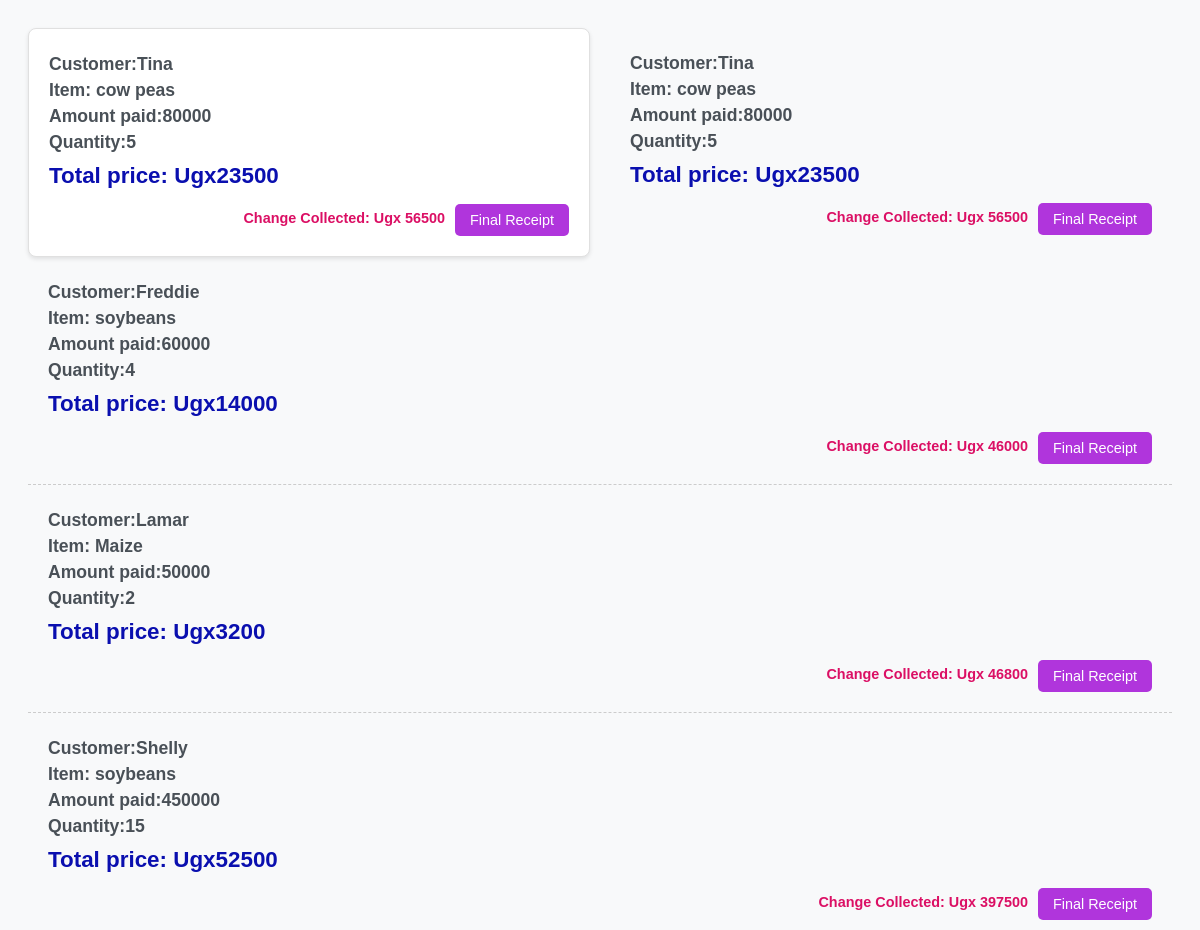
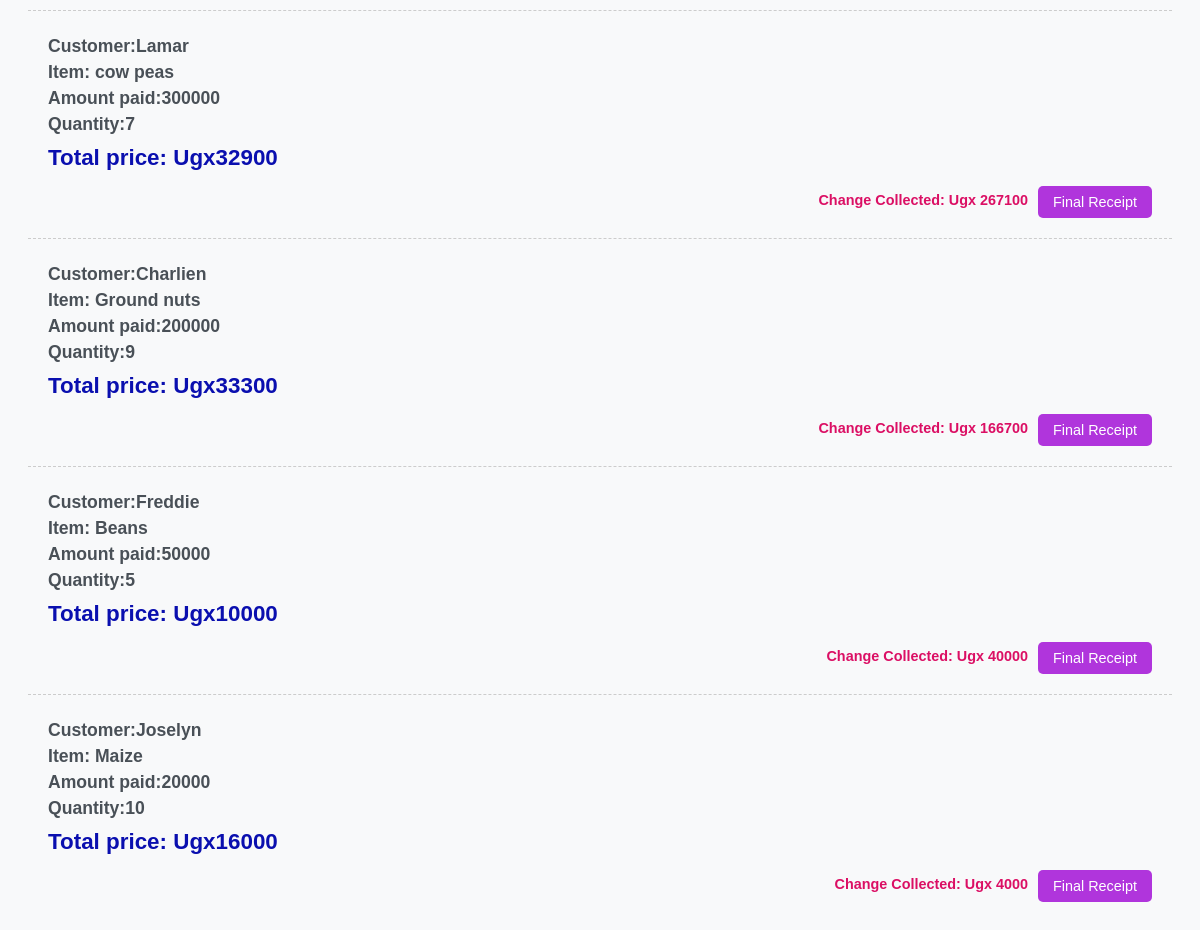
/receipt/, run on an earlier commit of the app's database (2 pictures, top to bottom).
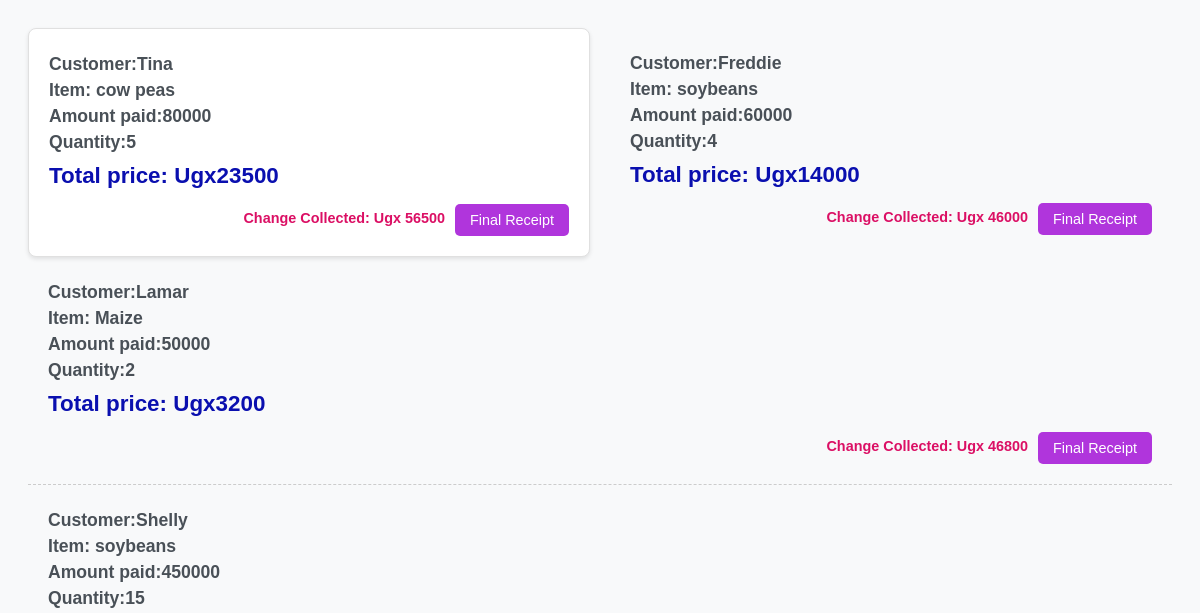
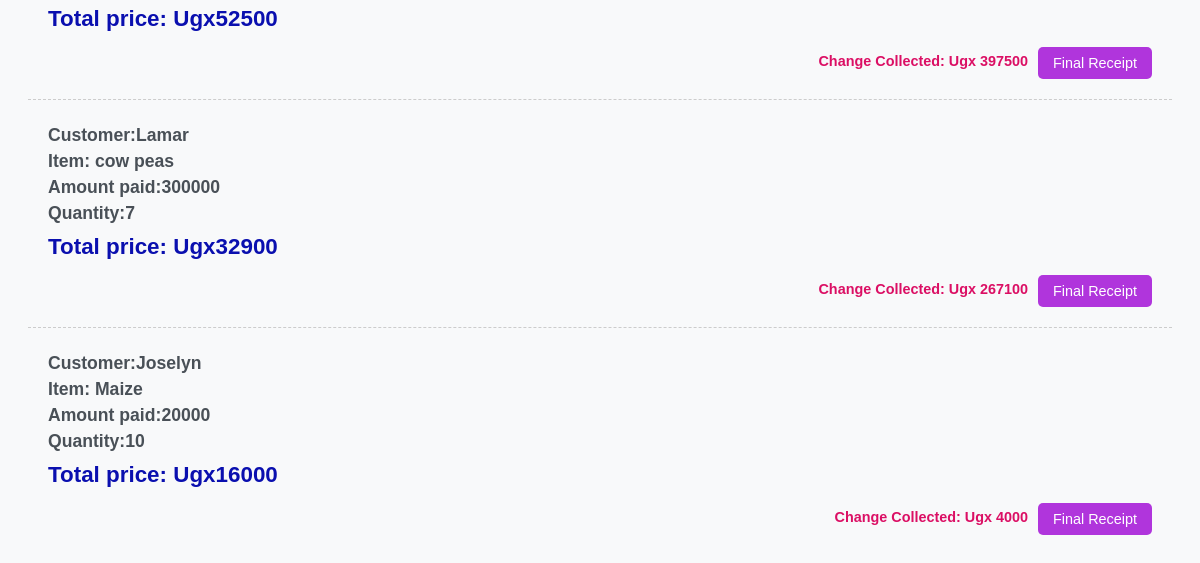
And on a later commit of the database (2 pictures, top to bottom).
### kglapp/models.py (models this page shows, shortened)
class Sales(models.Model):
    product_name=models.ForeignKey(Stock, on_delete=models.CASCADE)
    tonnage=models.IntegerField()
    amount_paid =models.IntegerField(default=0,blank =False)
    buyers_name=models.CharField(max_length=35)
    date_and_time =models.DateTimeField(auto_now_add=True)
    salesagent_name=models.ForeignKey(Userprofile, on_delete=models.CASCADE,null=True)
    is_sold_on_cash=models.BooleanField(default=False)
    branch =models.ForeignKey(Branch, on_delete=models.CASCADE,null=True)
    selling_price=models.IntegerField(null=True,blank=True)
    def total_sales(self):
        return self.product_name.selling_price * self.tonnage
    def calculate_change(self):
        total_sale = self.total_sales()
        if self.amount_paid is not None:
            change = self.amount_paid - total_sale
            return change
        return None

class Stock(models.Model):
    name_of_produce=models.CharField(max_length =255)
    type_of_produce =models.ForeignKey(ProduceType,on_delete=models.CASCADE)
    date_and_time_of_produce= models.DateTimeField(auto_now_add =True)
    received_quantity = models.IntegerField(blank=False,null=True)
    issued_quantity=models.IntegerField(blank=False,null=True)
    tonnage =models.IntegerField(blank = False)
    cost=models.IntegerField(blank =False,default=25)
    name_of_dealer=models.CharField(max_length=255)
    branch=models.ForeignKey(Branch, on_delete=models.CASCADE,null=True)
    contact=models.CharField(default=20)
    selling_price=models.IntegerField(null=True,blank=True)
    def __str__(self):
        return self.name_of_produce

### kglapp/views.py (the view)
# urls.py: path('receipt/',views.receipt,name='receipt'),
def receipt(request):
    sales = Sales.objects.all().order_by("-id")
    return render(request, "receipt.html",{'sales':sales})

### kglapp/templates/receipt.html (shortened to what this page needs)
{% load static %}
<!DOCTYPE html>
<html lang="en">
<head>
    <link rel="stylesheet" href="{% static 'rec.css' %}">
</head>
<body>
    {% block content %}
    <div class="receipt-grid">
    <div class="card">
        {% for sale in sales %}
        <div class="cardbody">
            <h3>Customer:{{ sale.buyers_name }}</h3>
            <h3>Item: {{ sale.product_name }}</h3>
            <h3>Amount paid:{{ sale.amount_paid }}</h3>
            <h3>Quantity:{{ sale.tonnage}}</h3>
            <h2>Total price: Ugx{{ sale.total_sales }}</h2>
            <div style="flex:1;">
                <h6 class="card-text">
                    Change Collected: Ugx {{ sale.calculate_change}}
                </h6>
                <a href="{% url 'receipt_detail' sale.id %}"><input type="submit" value="Final Receipt"class='btn btn-danger'></a>
            </div>
        </div>
    </div>
       {% endfor %}
    {% endblock %}
</body>
</html>

### kglapp/static/rec.css (style rules this page uses)
body { font-family: 'Arial', sans-serif; background-color: #f8f9fa; padding: 20px; }
.receipt-grid { display: grid; grid-template-columns: repeat(auto-fit, minmax(300px, 1fr)); gap: 20px; }
.card { background-color: #fff; border-radius: 8px; box-shadow: 0 2px 4px rgba(0, 0, 0, 0.1); border: 1px solid #e0e0e0; }
.cardbody { padding: 20px; border-bottom: 1px dashed #ccc; }
.cardbody:last-child { border-bottom: none; }
h3 { color: #495057; font-size: 1.1rem; margin-top: 5px; margin-bottom: 5px; }
h2 { color: #0a0faf; font-size: 1.4rem; margin-top: 10px; margin-bottom: 15px; font-weight: bold; }
h6.card-text { color: #db0f64; font-size: 0.9rem; margin-top: 5px; margin-bottom: 10px; }
.btn-danger { background-color: #b035dc; color: white; border: none; padding: 8px 15px; border-radius: 5px; cursor: pointer; font-size: 0.9rem; text-decoration: none; transition: background-color 0.2s ease-in-out; }
.cardbody > div { display: flex; justify-content: flex-end; align-items: center; }
.cardbody > div a { margin-left: 10px; }

What changed in the data, as far as the page shows it:
removed Sales: buyers_name "Tina", product_name "cow peas", amount_paid "80000", tonnage "5", total_sales "23500", calculate_change "56500"
removed Sales: buyers_name "Charlien", product_name "Ground nuts", amount_paid "200000", tonnage "9", total_sales "33300", calculate_change "166700"
removed Sales: buyers_name "Freddie", product_name "Beans", amount_paid "50000", tonnage "5", total_sales "10000", calculate_change "40000"
